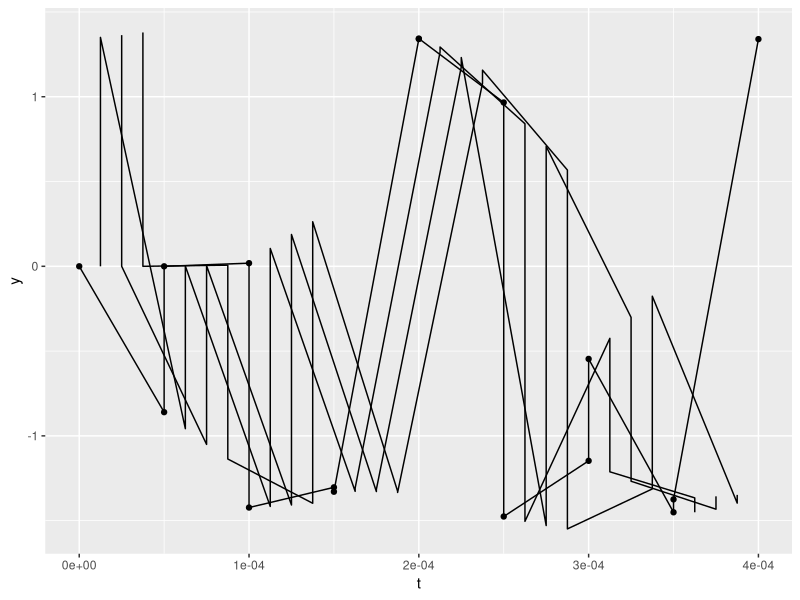

This figure's R source:
library(ggplot2)

csv_data = read.csv("eye_data.csv", header=FALSE)

out_width <- 10
out_height <- 6.18


t = as.numeric(csv_data[1,])
y = as.numeric(csv_data[2,])

data = data.frame(t = t, y = y)

T_SAMPLE = 1.25e-5
T_PERIOD = 2.0e-4

#groups = 1:(length(data$t)/(T_PERIOD/T_SAMPLE))

data$t = data$t %% (T_PERIOD * 2)
data$t

groups = 1:(length(data$t) / 16)
groups

max(data$t)
dat_split = split(data, f = groups)

dat_split$`1`

data$t

p <- ggplot(data = dat_split$`1`, aes(x = t, y = y)) +
#p <- ggplot(data = data, aes(x = t, y = y)) +
  geom_point() +
  geom_line() +
  geom_line(data = dat_split$`2`, aes(x = t, y = y)) +
  geom_line(data = dat_split$`3`, aes(x = t, y = y)) +
  geom_line(data = dat_split$`4`, aes(x = t, y = y))

pdf("output.pdf", out_width, out_height)
p
